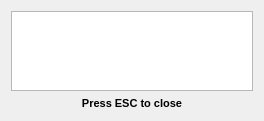
<?xml version="1.0" encoding="UTF-8"?>
<ui version="4.0">
 <class>defpopupForm</class>
 <widget class="QWidget" name="defpopupForm">
  <property name="geometry">
   <rect>
    <x>0</x>
    <y>0</y>
    <width>264</width>
    <height>121</height>
   </rect>
  </property>
  <property name="windowTitle">
   <string>Form</string>
  </property>
  <layout class="QGridLayout" name="gridLayout">
   <item row="0" column="0">
    <widget class="QPlainTextEdit" name="plainTextEdit"/>
   </item>
   <item row="1" column="0">
    <widget class="QLabel" name="label">
     <property name="text">
      <string>&lt;!DOCTYPE HTML PUBLIC &quot;-//W3C//DTD HTML 4.0//EN&quot; &quot;http://www.w3.org/TR/REC-html40/strict.dtd&quot;&gt;
&lt;html&gt;&lt;head&gt;&lt;meta name=&quot;qrichtext&quot; content=&quot;1&quot; /&gt;&lt;style type=&quot;text/css&quot;&gt;
p, li { white-space: pre-wrap; }
&lt;/style&gt;&lt;/head&gt;&lt;body style=&quot; font-family:'MS Shell Dlg 2'; font-size:8.25pt; font-weight:400; font-style:normal;&quot;&gt;
&lt;p align=&quot;center&quot; style=&quot; margin-top:0px; margin-bottom:0px; margin-left:0px; margin-right:0px; -qt-block-indent:0; text-indent:0px;&quot;&gt;&lt;span style=&quot; font-size:8pt; font-weight:600;&quot;&gt;Press ESC to close&lt;/span&gt;&lt;/p&gt;&lt;/body&gt;&lt;/html&gt;</string>
     </property>
    </widget>
   </item>
  </layout>
 </widget>
 <resources/>
 <connections/>
</ui>
